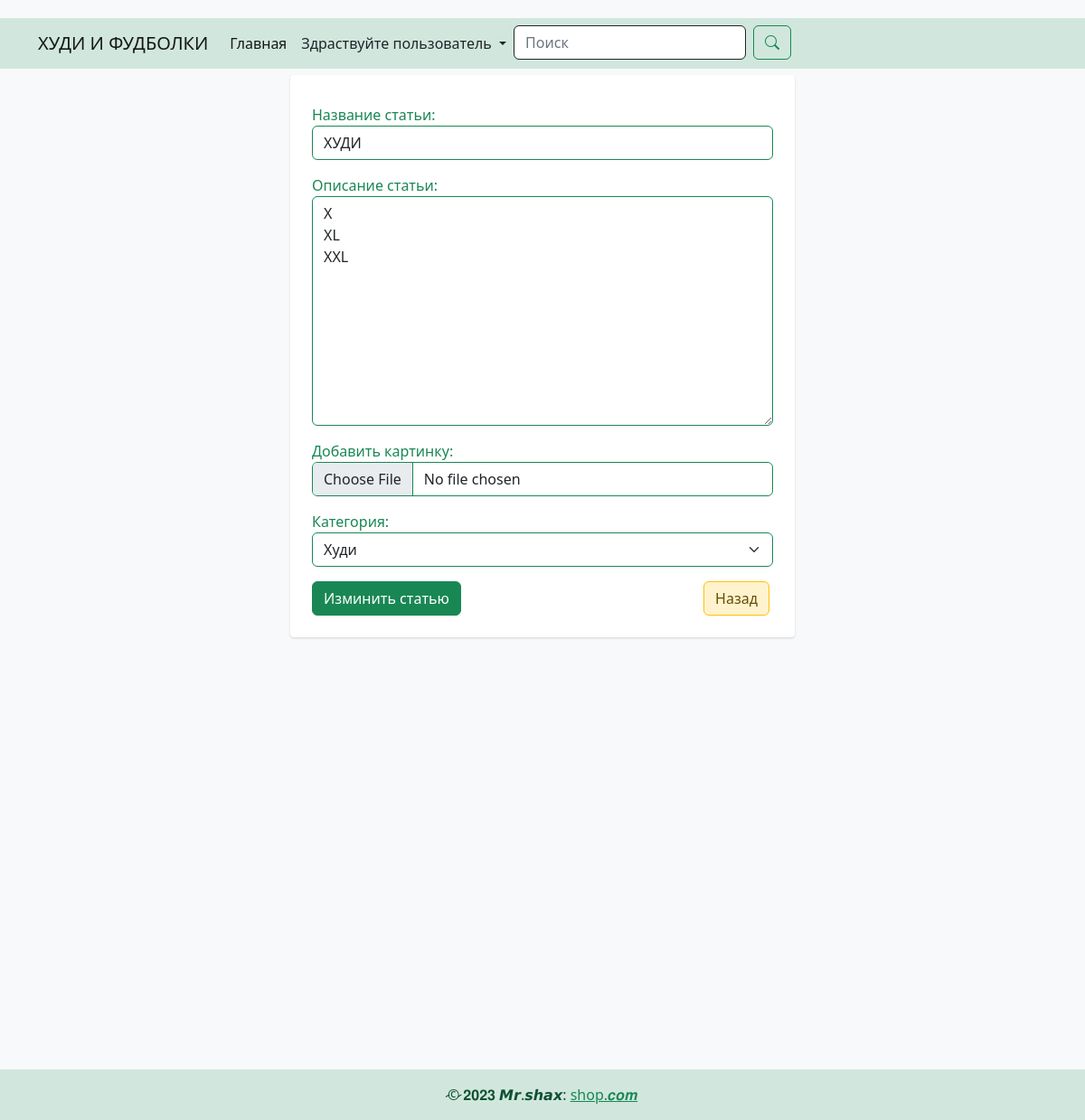
/article/2/update/ (signed in), run on the app's committed database.
### blog/models.py (models this page shows, shortened)
class Article(models.Model):
    title = models.CharField(max_length=255, verbose_name='Название статьи')
    content = models.TextField(verbose_name='Описание статьи')
    photo = models.ImageField(upload_to='photo/', blank=True, null=True, verbose_name='Добавить картинку')
    created_at = models.DateTimeField(auto_now_add=True, verbose_name='Дата создания')
    updated_at = models.DateTimeField(auto_now=True, verbose_name='Дата обнавления')
    views = models.IntegerField(default=0, verbose_name='Просмотры')
    category = models.ForeignKey(Category, on_delete=models.CASCADE, verbose_name='Категория')
    author = models.ForeignKey(User, on_delete=models.CASCADE, verbose_name='Автор', null=True, blank=True)
    def get_absolute_url(self):
        return reverse('article', kwargs={'pk': self.pk})
    class Meta:
        verbose_name = 'Статья'
        verbose_name_plural = 'Статьи'

class Category(models.Model):
    title = models.CharField(max_length=255, verbose_name='Название категории')
    def __str__(self):
        return self.title
    class Meta:
        verbose_name = 'Категория'
        verbose_name_plural = 'Категории'

### blog/views.py (the view)
# urls.py: path('article/<int:pk>/update/', ArticleUpdate.as_view(), name='update'),
class ArticleUpdate(UpdateView):
    model = Article
    form_class = ArticleFrom
    template_name = 'blog/add_article.html'

### blog/forms.py
class LoginForm(AuthenticationForm):
    username = forms.CharField(max_length=50, widget=forms.TextInput(attrs={
        'class': 'form-control',
        'placeholder': 'Имя пользователя'
    }))
    password = forms.CharField(widget=forms.PasswordInput(attrs={
        'class': 'form-control',
        'placeholder': 'Пароль'
    }))

class RegistrationFrom(UserCreationForm):
    password1 = forms.CharField(widget=forms.PasswordInput(attrs={
        'class': 'form-control',
        'placeholder': 'Пароль'
    }))
    password2 = forms.CharField(widget=forms.PasswordInput({
        'class': 'form-control',
        'placeholder': 'Пароль'
    }))
    username = forms.CharField(widget=forms.TextInput(attrs={
        'class': 'form-control',
        'placeholder': 'Имя пользователя'
    }))
    first_name = forms.CharField(widget=forms.TextInput(attrs={
        'class': 'form-control',
        'placeholder': 'Ваша имия'
    }))
    last_name = forms.CharField(widget=forms.TextInput(attrs={
        'class': 'form-control',
        'placeholder': 'Ваша фамилия'
    }))
    email = forms.EmailField(widget=forms.EmailInput(attrs={
        'class': 'form-control',
        'placeholder': 'Ваша почта'
    }))
    class Meta:
        model = User
        fields = ('username',
                  'first_name',
                  'last_name',
                  'email',
                  'password1',
                  'password2')

### blog/context_processors.py (called while the page is built)
def add_my_forms(request):
    return {
        'login_form': LoginForm(),
        'register_form': RegistrationFrom(),
        'edit_account': EditAccountForm(instance=request.user if request.user.is_authenticated else None),
        'edit_profile': EditProfileForm(),
    }

### blog/templates/blog/add_article.html (shortened to what this page needs)
{% extends 'base.html' %}
{% block main %}
<div class="d-flex justify-content-center ">
    {% if request.user.is_authenticated %}
    <div class="col-6 card p-4 list-group-item-success border-success">
        <form class="text-success" action="" method="post" enctype="multipart/form-data">
            {{ form.as_p }}
            <div class="d-flex justify-content-between">
                <button class="btn btn-success" type="submit">
                    {% if 'update' in request.path %}
                    Изминить статью
                    {% else %}
                    Зосдать статью
                    {% endif %}
                </button>
                <a href="{{ article.get_absolute_url }}" class="btn list-group-item-warning btn-outline-warning mx-1">Назад</a>
            </div>
        </form>
    </div>
    {% else %}
    <h3><a href="{% url 'login' %}">Войти в аккаунт</a></h3>
    {% endif %}
</div>
{% endblock main %}

### blog/static/blog/css/style.css (style rules this page uses)
body { margin-top:20px; color: #1a202c; text-align: left; background-color: #e2e8f0; }
.card { box-shadow: 0 1px 3px 0 rgba(0,0,0,.1), 0 1px 2px 0 rgba(0,0,0,.06); }
.card { position: relative; display: flex; flex-direction: column; min-width: 0; word-wrap: break-word; background-color: #fff; background-clip: border-box; border: 0 solid rgba(0,0,0,.125); border-radius: .25rem; }

### data on the page
Article: title "ХУДИ", content "X XL XXL", category "Худи"
